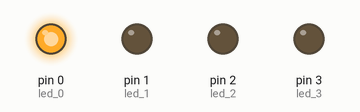
Recording of a program running on a simulated MicroPython board. On the bench: output pins drawn as LEDs (lit = HIGH).

Above: at 0.5 s.
At 2.5 s:
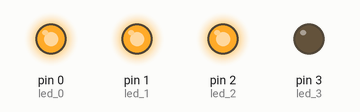
At 3.5 s:
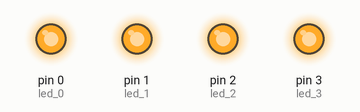
At 4.5 s:
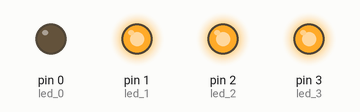
At 6.5 s:
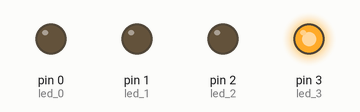
At 9.5 s:
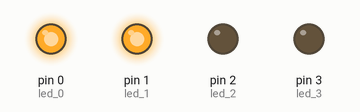
Timing chart, 0 to 10.4 s (numbered marks = the images above):
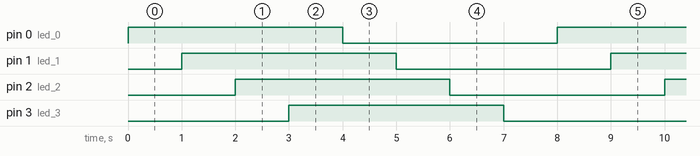

The program:

chenillard_4led_dictionnaire.py
```python
#Chenillard 4 leds dictionnaire

#Import des modules
from machine import Pin
import time

#Initialisation des leds
led_0 = Pin(0, Pin.OUT)
led_1 = Pin(1, Pin.OUT)
led_2 = Pin(2, Pin.OUT)
led_3 = Pin(3, Pin.OUT)

#Déclarer une liste de leds
LEDS = [
    {'led': led_0, 'value': 1},
    {'led': led_1, 'value': 1},
    {'led': led_2, 'value': 1},
    {'led': led_3, 'value': 1},
    {'led': led_0, 'value': 0},
    {'led': led_1, 'value': 0},
    {'led': led_2, 'value': 0},
    {'led': led_3, 'value': 0}
]


#Boucle infinie
while True:
    # Pour chaque élément de la liste, on affecte la valeur sur la led selectionnée
    # Attendre une seconde
    for item in LEDS:
        item['led'].value(item['value'])
        time.sleep(1)
    
```

Measured:
- by itself, pin 0 (led_0), pin 1 (led_1), pin 2 (led_2), pin 3 (led_3): alternates HIGH for 4.0 s and LOW for 4.0 s
- by itself, everything shown: repeats every 8.0 s, in 8 steps
